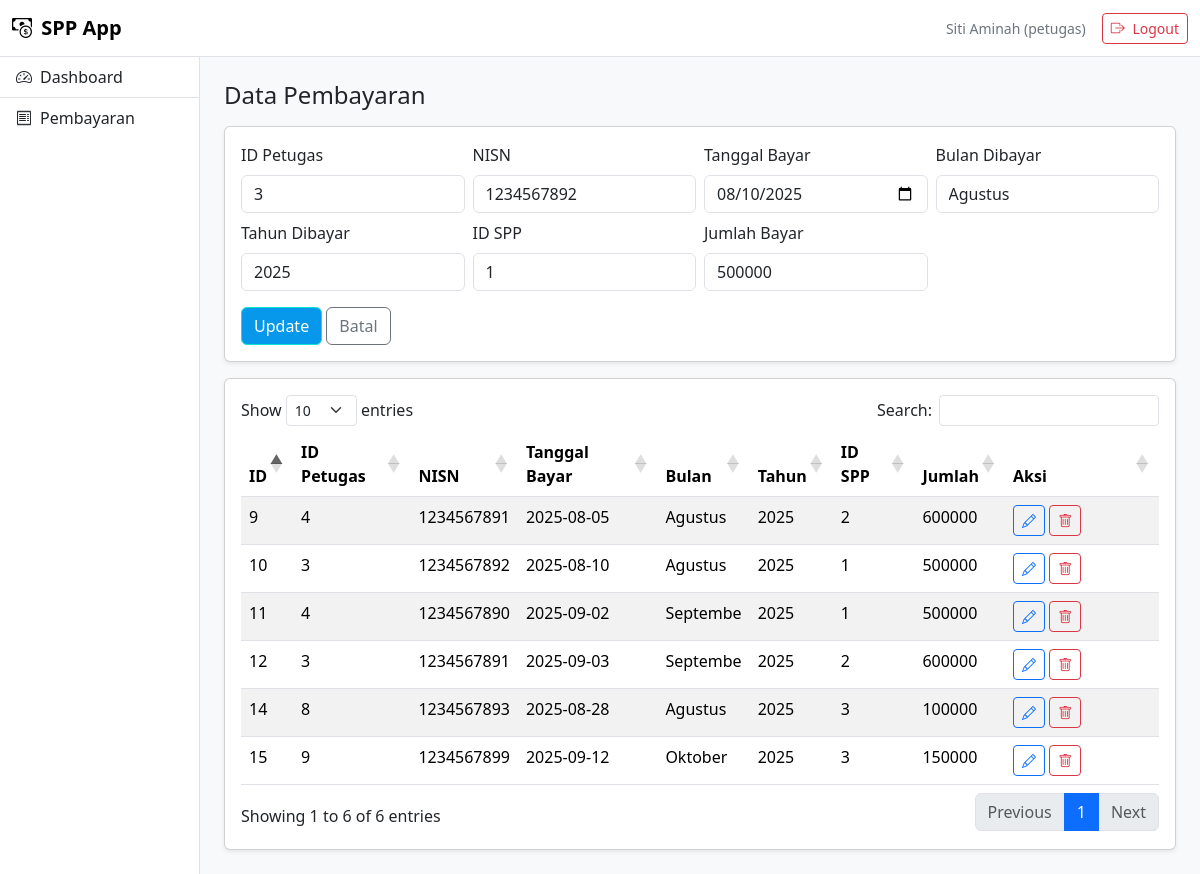
The page /index.php?page=pembayaran&edit=10 (signed in) on the database its author committed.
### tables this page shows
CREATE TABLE `pembayaran` (
  `id_pembayaran` int(11) NOT NULL,
  `id_petugas` int(11) DEFAULT NULL,
  `nisn` char(10) DEFAULT NULL,
  `tgl_bayar` date DEFAULT NULL,
  `bulan_dibayar` varchar(8) DEFAULT NULL,
  `tahun_dibayar` varchar(4) DEFAULT NULL,
  `id_spp` int(11) DEFAULT NULL,
  `jumlah_bayar` int(11) DEFAULT NULL
);

### index.php (called while the page is built, shortened)
<?php
include "layouts/head.php";
include "layouts/navbar.php";
include "layouts/sidebar.php";
$page = $_GET['page'] ?? 'dashboard';
include "pages/$page.php";
include "layouts/footer.php";

### pages/pembayaran.php (the view, shortened to what this page needs)
<?php
include __DIR__."/../config/koneksi.php";
if (isset($_GET['edit'])) {
    $id = intval($_GET['edit']);
    $stmt = mysqli_prepare($koneksi, "SELECT id_pembayaran, id_petugas, nisn, tgl_bayar, bulan_dibayar, tahun_dibayar, id_spp, jumlah_bayar FROM pembayaran WHERE id_pembayaran=?");
    mysqli_stmt_bind_param($stmt, 'i', $id);
    mysqli_stmt_execute($stmt);
    $res = mysqli_stmt_get_result($stmt);
    $data_edit = mysqli_fetch_assoc($res);
}
?>
<div class="d-flex justify-content-between align-items-center mb-3">
  <h4 class="mb-0">Data Pembayaran</h4>
</div>
<?php if (isset($_GET['edit'])) { ?>
  <div class="card shadow-sm mb-3">
    <div class="card-body">
      <form method="post">
        <div class="row g-2">
          <div class="col-md-3"><label class="form-label">ID Petugas</label><input type="number" class="form-control" name="id_petugas" value="<?php echo $data_edit['id_petugas']; ?>" required></div>
          <div class="col-md-3"><label class="form-label">NISN</label><input type="text" class="form-control" name="nisn" value="<?php echo $data_edit['nisn']; ?>" required></div>
          <div class="col-md-3"><label class="form-label">Tanggal Bayar</label><input type="date" class="form-control" name="tgl_bayar" value="<?php echo $data_edit['tgl_bayar']; ?>" required></div>
          <div class="col-md-3"><label class="form-label">Bulan Dibayar</label><input type="text" class="form-control" name="bulan" value="<?php echo $data_edit['bulan_dibayar']; ?>" required></div>
          <div class="col-md-3"><label class="form-label">Tahun Dibayar</label><input type="text" class="form-control" name="tahun" value="<?php echo $data_edit['tahun_dibayar']; ?>" required></div>
          <div class="col-md-3"><label class="form-label">ID SPP</label><input type="number" class="form-control" name="id_spp" value="<?php echo $data_edit['id_spp']; ?>" required></div>
          <div class="col-md-3"><label class="form-label">Jumlah Bayar</label><input type="number" class="form-control" name="jumlah" value="<?php echo $data_edit['jumlah_bayar']; ?>" required></div>
        </div>
        <div class="mt-3">
          <button type="submit" name="update" class="btn btn-primary">Update</button>
          <a class="btn btn-outline-secondary" href="/spp_app/index.php?page=pembayaran">Batal</a>
        </div>
      </form>
    </div>
  </div>
<?php } ?>
<div class="card shadow-sm">
  <div class="card-body">
    <table class="table table-striped datatable">
      <thead>
        <tr>
          <th>ID</th>
          <th>ID Petugas</th>
          <th>NISN</th>
          <th>Tanggal Bayar</th>
          <th>Bulan</th>
          <th>Tahun</th>
          <th>ID SPP</th>
          <th>Jumlah</th>
          <th width="120">Aksi</th>
        </tr>
      </thead>
      <tbody>
      <?php
      $q = mysqli_query($koneksi, "SELECT * FROM pembayaran");
      while ($d = mysqli_fetch_assoc($q)):
      ?>
        <tr>
          <td><?= $d['id_pembayaran'] ?></td>
          <td><?= htmlspecialchars($d['id_petugas']) ?></td>
          <td><?= htmlspecialchars($d['nisn']) ?></td>
          <td><?= htmlspecialchars($d['tgl_bayar']) ?></td>
          <td><?= htmlspecialchars($d['bulan_dibayar']) ?></td>
          <td><?= htmlspecialchars($d['tahun_dibayar']) ?></td>
          <td><?= htmlspecialchars($d['id_spp']) ?></td>
          <td><?= htmlspecialchars($d['jumlah_bayar']) ?></td>
          <td>
            <a class="btn btn-sm btn-outline-primary" href="/spp_app/index.php?page=pembayaran&edit=<?= $d['id_pembayaran'] ?>"><i class="bi bi-pencil"></i></a>
            <a class="btn btn-sm btn-outline-danger" href="/spp_app/index.php?page=pembayaran&hapus=<?= $d['id_pembayaran'] ?>" onclick="return confirm('Hapus data ini?')"><i class="bi bi-trash"></i></a>
          </td>
        </tr>
      <?php endwhile; ?>
      </tbody>
    </table>
  </div>
</div>

### assets/css/style.css (style rules this page uses)
.btn-primary { background:#0798ec; border-color:#0ee4d2; }

### rows shown on the page
pembayaran: id_petugas "3", nisn "1234567892", tgl_bayar "08/10/2025", bulan "Agustus", tahun "2025", id_spp "1", jumlah "500000", id_pembayaran "10", tgl_bayar "2025-08-10", bulan_dibayar "Agustus", tahun_dibayar "2025", jumlah_bayar "500000"
pembayaran: id_pembayaran "9", id_petugas "4", nisn "1234567891", tgl_bayar "2025-08-05", bulan_dibayar "Agustus", tahun_dibayar "2025", id_spp "2", jumlah_bayar "600000"
pembayaran: id_pembayaran "11", id_petugas "4", nisn "1234567890", tgl_bayar "2025-09-02", bulan_dibayar "Septembe", tahun_dibayar "2025", id_spp "1", jumlah_bayar "500000"
pembayaran: id_pembayaran "12", id_petugas "3", nisn "1234567891", tgl_bayar "2025-09-03", bulan_dibayar "Septembe", tahun_dibayar "2025", id_spp "2", jumlah_bayar "600000"
pembayaran: id_pembayaran "14", id_petugas "8", nisn "1234567893", tgl_bayar "2025-08-28", bulan_dibayar "Agustus", tahun_dibayar "2025", id_spp "3", jumlah_bayar "100000"
pembayaran: id_pembayaran "15", id_petugas "9", nisn "1234567899", tgl_bayar "2025-09-12", bulan_dibayar "Oktober", tahun_dibayar "2025", id_spp "3", jumlah_bayar "150000"

### other values the page prints
$_SESSION['nama_petugas'] "Siti Aminah"
$_SESSION['level'] "petugas"
